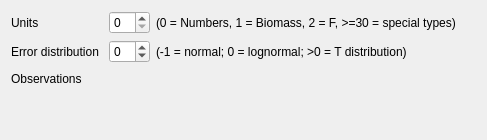
            <widget class="QWidget" name="tab_abundance">
             <attribute name="title">
              <string>Abundance</string>
             </attribute>
             <layout class="QVBoxLayout" name="verticalLayout_9">
              <item>
               <layout class="QGridLayout" name="gridLayout_abund">
                <item row="1" column="3">
                 <widget class="QSpinBox" name="spinBox_abund_err">
                  <property name="minimum">
                   <number>-1</number>
                  </property>
                 </widget>
                </item>
                <item row="1" column="0" colspan="3">
                 <widget class="QLabel" name="label_abund_err">
                  <property name="text">
                   <string>Error distribution </string>
                  </property>
                 </widget>
                </item>
                <item row="0" column="3">
                 <widget class="QSpinBox" name="spinBox_abund_units">
                  <property name="maximum">
                   <number>40</number>
                  </property>
                 </widget>
                </item>
                <item row="0" column="4">
                 <widget class="QLabel" name="label_abund_units_info">
                  <property name="text">
                   <string>(0 = Numbers, 1 = Biomass, 2 = F, &gt;=30 = special types)</string>
                  </property>
                 </widget>
                </item>
                <item row="2" column="4">
                 <spacer name="horizontalSpacer_6">
                  <property name="orientation">
                   <enum>Qt::Horizontal</enum>
                  </property>
                  <property name="sizeHint" stdset="0">
                   <size>
                    <width>40</width>
                    <height>20</height>
                   </size>
                  </property>
                 </spacer>
                </item>
                <item row="0" column="0" colspan="3">
                 <widget class="QLabel" name="label_abund_units">
                  <property name="text">
                   <string>Units </string>
                  </property>
                 </widget>
                </item>
                <item row="3" column="0" colspan="5">
                 <layout class="QVBoxLayout" name="verticalLayout_abund"/>
                </item>
                <item row="1" column="4">
                 <widget class="QLabel" name="label_abund_err_info">
                  <property name="text">
                   <string>(-1 = normal; 0 = lognormal; &gt;0 = T distribution)</string>
                  </property>
                 </widget>
                </item>
                <item row="2" column="0" colspan="3">
                 <widget class="QLabel" name="label_abund_obs">
                  <property name="text">
                   <string>Observations</string>
                  </property>
                 </widget>
                </item>
                <item row="3" column="5">
                 <spacer name="verticalSpacer">
                  <property name="orientation">
                   <enum>Qt::Vertical</enum>
                  </property>
                  <property name="sizeHint" stdset="0">
                   <size>
                    <width>20</width>
                    <height>40</height>
                   </size>
                  </property>
                 </spacer>
                </item>
               </layout>
              </item>
             </layout>
            </widget>
